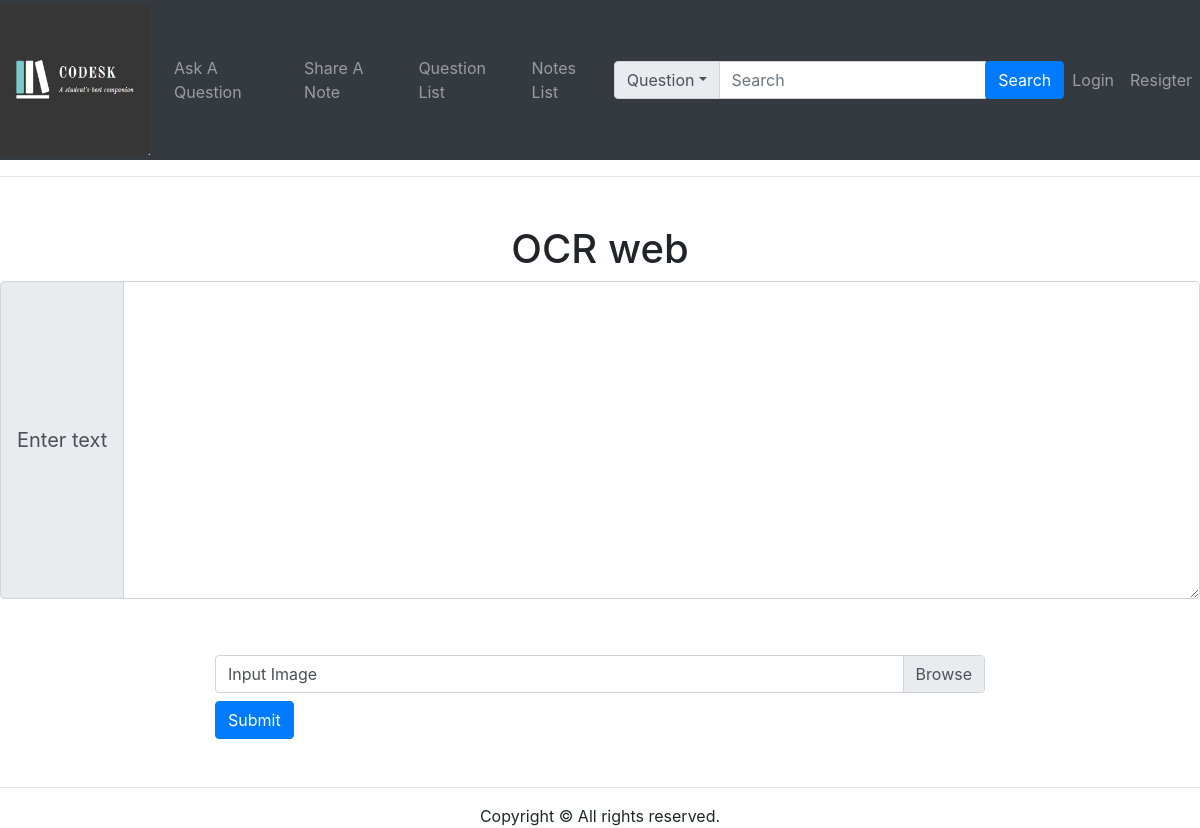
Before: /uploadquestion/ with the older database file.
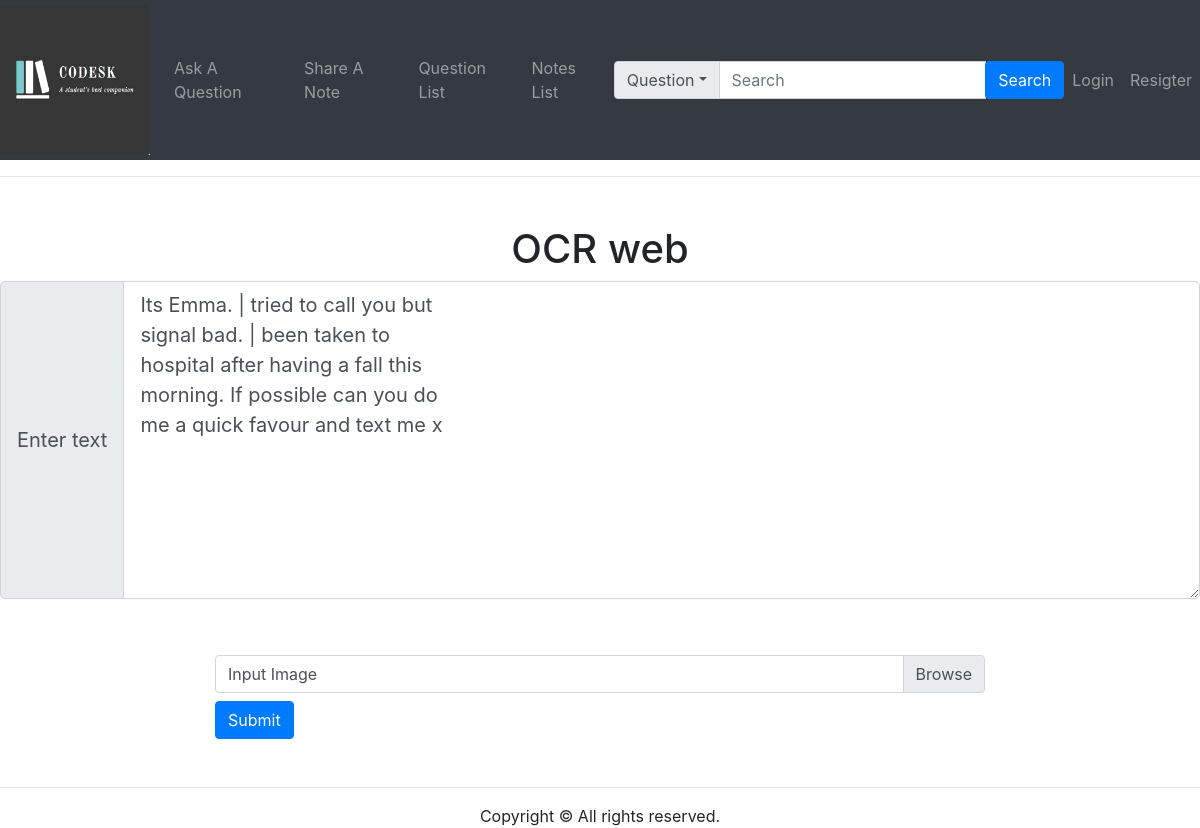
After: the same page with the newer database file.
### uploader/models.py (models this page shows, shortened)
class ImageFile(models.Model):
    name = models.CharField("Name", max_length=100)
    internal_reference = models.CharField("Internal Reference", max_length=100, editable=False)
    description = models.TextField("Description", blank=True, null=True)
    image = models.ImageField(upload_to="OCR_image/input/", verbose_name="Input Image")
    create_at = models.DateTimeField("Create at", auto_now_add=True)
    updated_at = models.DateTimeField("Update at", auto_now=True)
    """
    def get_absolute_url(self):
        from django.urls import reverse
        return reverse('course_details', args=[], kwargs={'slug': self.slug})
    """
    class Meta:
        verbose_name = "ImageFile"
        verbose_name_plural = "ImageFiles"
        ordering = ['id']
    objects = ImageFileManager()

class OCRText(models.Model):
    text = models.TextField("OCR text", blank=True)
    lang = models.TextField("Language", default="EN")
    execution_time = models.IntegerField("Execution Time", editable=False, null=True);
    image = models.ForeignKey('ImageFile', on_delete=models.CASCADE)
    create_at = models.DateTimeField("Create at", auto_now_add=True)
    updated_at = models.DateTimeField("Update at", auto_now=True)
    class Meta:
        verbose_name = "OCRText"
        verbose_name_plural = "OCRTexts"
        ordering = ['id']

### uploader/views.py (the view)
# urls.py: path('uploadquestion/',views.uploadquestion,name="uploadquestion"),
def uploadquestion(request):
    data = dict()
    pytesseract.pytesseract.tesseract_cmd = 'C:\Program Files\Tesseract-OCR\\tesseract.exe'
    image_form = ImageFileForm(request.POST or None, request.FILES or None)
    print(image_form.is_valid())
    if image_form.is_valid():
        image = image_form.save()
        image.execute_and_save_ocr()
        redirect('home')
    image_last = ImageFile.objects.last()
    image_list = ImageFile.objects.all().order_by('-id')
    data['image_form'] = image_form
    data['image_list'] = image_list
    data['image_last'] = image_last
    return render(request, "uploader/index.html", data)

### uploader/forms.py
class ImageFileForm(forms.ModelForm):
    class Meta:
        model = ImageFile
        fields = ('image', )

### templates/uploader/index.html (shortened to what this page needs)
{% extends "base.html" %}
{% load widget_tweaks %}
{% block content %}
    <div class="mt-5 text-center">
        <h1>OCR web</h1>
    </div>
    <div class="input-group input-group-lg">
        <div class="input-group-prepend">
            <span class="input-group-text" id="inputGroup-sizing-lg">Enter text</span>
        </div>
        <textarea class="form-control" aria-label="With textarea" rows="10">{% with image_last as ocr_text %}{% with ocr_text.ocrtext_set.last as test %}{{test.text}}{% endwith %}
        {% endwith %} </textarea>
    </div>
    <div class="offset-md-2 col-md-8 my-5" id="image_form">
        <form action="#image_form" method="POST" enctype="multipart/form-data">
            <fieldset class="form-group">
                <div class="custom-file my-2">
                    <label class="custom-file-label">{{ image_form.image.label }}</label>
                </div>
                <button type="submit" class="btn btn-primary">Submit</button>
            </fieldset>
        </form>
    </div>
{% endblock %}

### templates/base.html (shortened to what this page needs)
{% load static %}
<!DOCTYPE html>
<html lang="en">
<head>
    <link rel="stylesheet" href="https://stackpath.bootstrapcdn.com/bootstrap/4.3.1/css/bootstrap.min.css"
>
</head>
<body>
    <nav class="navbar navbar-expand-lg navbar-dark bg-dark static-top flex-md-nowrap flex-wrap p-0">
        <a class="navbar-brand" href="">
          <img src="{% static "/Logo.jpg" %}" width="150" height="150" class="d-inline-block align-top" alt="">
        </a>
        <div class="collapse navbar-collapse" id="navbarSupportedContent">
          <ul class="navbar-nav mr-auto ">
            <li class="nav-item">
              <a class="nav-link" href="{% url 'uploadquestion' %}">Ask A Question</a>
            </li>
            <li class="nav-item">
              <a class="nav-link" href="">Share A Note</a>
            </li>
              <li class="nav-item">
                <a class="nav-link" href="">Question List</a>
              </li>
            <li class="nav-item">
              <a class="nav-link" href="{% url 'notelist' %}">Notes List</a>
            </li>
          </ul>
          <form style="flex-grow: 1; padding-top: 15px;" name="form1" method="POST">
              <div class="input-group mb-3">
                <div class="input-group-prepend">
                  <div class="input-group-text">
                    <span class="dropdown-toggle" role="button" data-toggle="dropdown" id="ddlv" name="option">Question</span>
                  </div>
                </div>
                <input class="form-control" type="search" placeholder="Search" name="search">
                <div class="input-group-append">
                  <a class="input-group-btn"> <input type="submit" class="btn btn-primary" name="searchword" value="Search"/>{% csrf_token %}</a>
                </div>
              </div>
          </form>
            <ul class="navbar-nav mr-auto ">
            {% if user.is_authenticated %}
            <li class="nav-item">
              <a class="nav-link" href="{% url 'profile' %}">{{user.username}}</a>
            </li>
            <li class="nav-item">
              <a class="nav-link" href="{% url 'logout' %}">Logout</a>
            </li>
            {% else %}
            <li class="nav-item">
              <a class="nav-link" href="{% url 'login' %}">Login</a>
            </li>
            <li class="nav-item">
              <a class="nav-link" href="{% url 'signup' %}">Resigter</a>
            </li>
            {% endif %}
            </ul>
        </div>
    </nav>
      <hr>
        {% block content %}
        {% endblock %}
        <hr>
      <footer>
        <div class="row">
            <div class="col-lg-12">
                <div class="text-center">
                    Copyright &copy; All rights reserved.
                </div>
            </div>
        </div>
    </footer>
</body>
</html>

### templates/base.html (style rules this page uses)
body { overflow-x: hidden; }

Changed rows visible on the page:
added ImageFile: id.text "Its Emma. | tried to call you but signal bad. | been taken to hospital after having a fall this morning. If possible can you do me a quick favour and text me x"
